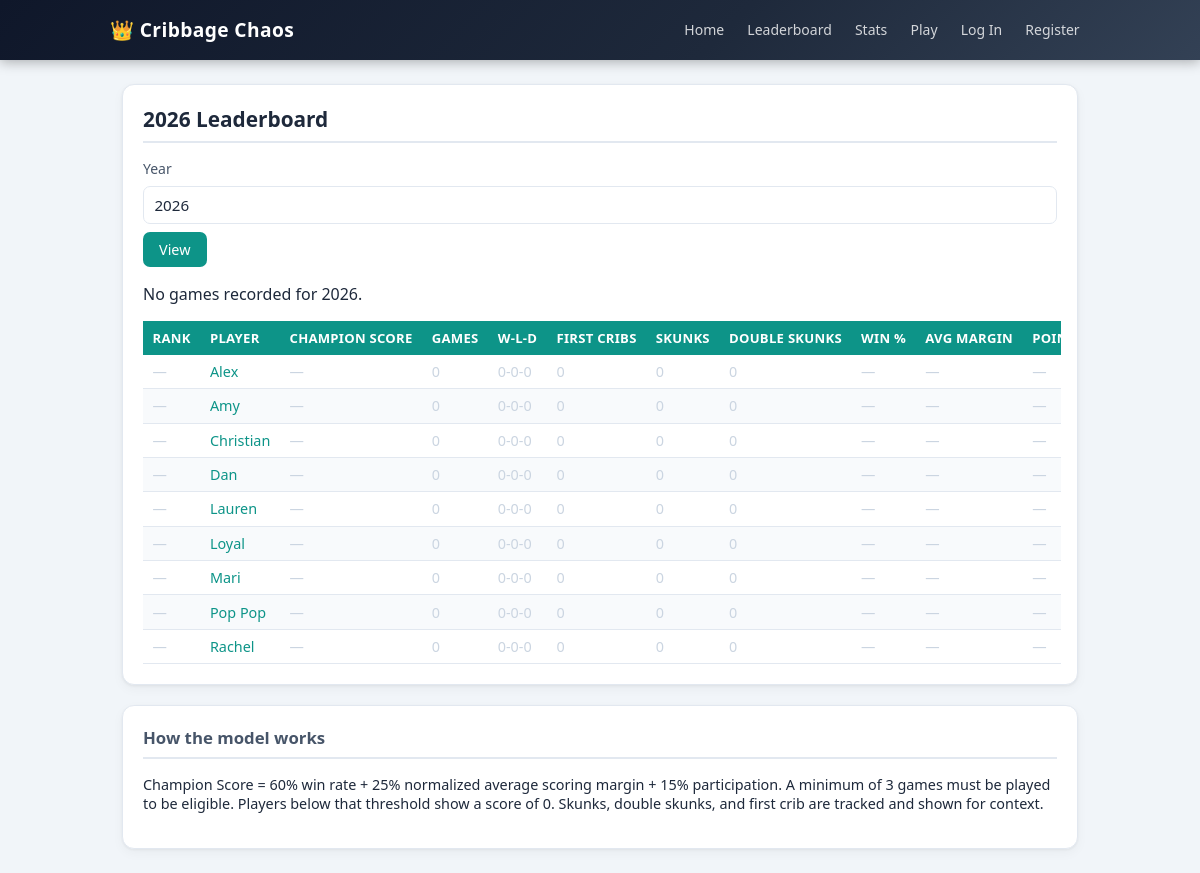
The app's page /leaderboard with its own data.
### app.py (models this page shows, shortened)
class Player(db.Model):
    __tablename__ = "players"
    id = db.Column(db.Integer, primary_key=True)
    name = db.Column(db.String(80), unique=True, nullable=False)
    created_at = db.Column(db.DateTime, nullable=False, default=datetime.utcnow)

### app.py (the view)
@app.route("/leaderboard")
def leaderboard():
    year = request.args.get("year", type=int) or date.today().year
    ranked, winner = calculate_champion_scores(year)
    return render_template("leaderboard.html", year=year, ranked=ranked, winner=winner, min_games=MIN_GAMES_FOR_CHAMPION)

### app.py (called while the page is built)
def current_user() -> "User | None":
    uid = session.get("user_id")
    if uid:
        return User.query.get(uid)
    return None

@app.context_processor
def inject_auth_context():
    u = current_user()
    return {"is_admin": bool(u and u.is_admin), "current_user": u}

### templates/leaderboard.html
{% extends "layout.html" %}
{% block content %}
<section class="panel">
  <h2>{{ year }} Leaderboard</h2>
  <form method="get" class="inline-form">
    <label for="year">Year</label>
    <input id="year" name="year" type="number" min="2000" max="2100" value="{{ year }}">
    <button type="submit">View</button>
  </form>
  {% if winner %}
    <p class="winner">Model winner: <strong><a href="{{ url_for('player_profile', player_id=winner.player.id) }}" class="player-link" style="color:inherit">{{ winner.player.name }}</a></strong> ({{ "%.2f"|format(winner.champion_score) }})</p>
  {% else %}
    <p>No games recorded for {{ year }}.</p>
  {% endif %}
  <div class="table-wrap">
  <table>
    <thead>
      <tr>
        <th>Rank</th>
        <th>Player</th>
        <th>Champion Score</th>
        <th>Games</th>
        <th>W-L-D</th>
        <th>First Cribs</th>
        <th>Skunks</th>
        <th>Double Skunks</th>
        <th>Win %</th>
        <th>Avg Margin</th>
        <th>Point Diff</th>
      </tr>
    </thead>
    <tbody>
      {% for row in ranked %}
      <tr{% if row.games == 0 %} class="row-unranked"{% elif row.games < min_games %} class="row-provisional"{% endif %}>
        <td>{% if row.games >= min_games %}{{ loop.index }}{% else %}—{% endif %}</td>
        <td><a href="{{ url_for('player_profile', player_id=row.player.id) }}" class="player-link">{{ row.player.name }}</a></td>
        <td>
          {% if row.games >= min_games %}
            {{ "%.2f"|format(row.champion_score) }}
          {% elif row.games > 0 %}
            <span class="needs-games" title="Needs {{ min_games - row.games }} more game{{ 's' if min_games - row.games != 1 }}">
              needs {{ min_games - row.games }} more
            </span>
          {% else %}
            —
          {% endif %}
        </td>
        <td>{{ row.games }}</td>
        <td>{{ row.wins }}-{{ row.losses }}-{{ row.draws }}</td>
        <td>{{ row.first_cribs }}</td>
        <td>{{ row.skunks }}</td>
        <td>{{ row.double_skunks }}</td>
        <td>{% if row.games > 0 %}{{ "%.1f"|format(row.win_rate * 100) }}%{% else %}—{% endif %}</td>
        <td>{% if row.games > 0 %}{{ "%.2f"|format(row.avg_margin) }}{% else %}—{% endif %}</td>
        <td>{% if row.games > 0 %}{{ row.point_diff }}{% else %}—{% endif %}</td>
      </tr>
      {% else %}
      <tr><td colspan="11">No players or games found.</td></tr>
      {% endfor %}
    </tbody>
  </table>
  </div>
</section>
<section class="panel small-text">
  <h3>How the model works</h3>
  <p>
    Champion Score = 60% win rate + 25% normalized average scoring margin + 15% participation.
    A minimum of 3 games must be played to be eligible. Players below that threshold show a score of 0.
    Skunks, double skunks, and first crib are tracked and shown for context.
  </p>
</section>
{% endblock %}

### static/style.css (style rules this page uses)
:root { --bg: #f1f5f9; --ink: #1e293b; --panel: #ffffff; --line: #e2e8f0; --accent: #0d9488; --accent-dark: #0f766e; --accent-light: #f0fdfa; --gold: #f59e0b; --ok: #16a34a; --err: #dc2626; }
* { box-sizing: border-box; }
body { margin: 0; font-family: system-ui, -apple-system, "Segoe UI", Roboto, sans-serif; color: var(--ink); background: var(--bg); min-height: 100vh; }
.panel { background: var(--panel); border: 1px solid var(--line); border-radius: 12px; padding: 1.25rem; margin-bottom: 1.25rem; box-shadow: 0 1px 3px rgba(0,0,0,0.06), 0 4px 12px rgba(0,0,0,0.04); }
.panel h2, .panel h3 { margin-top: 0; color: var(--ink); border-bottom: 2px solid var(--line); padding-bottom: 0.5rem; margin-bottom: 1rem; font-weight: 600; }
.panel h2 { font-size: 1.3rem; }
.panel h3 { font-size: 1.05rem; color: #475569; }
.table-wrap { overflow-x: auto; -webkit-overflow-scrolling: touch; margin: 0 -0.25rem; padding: 0 0.25rem; }
table { width: 100%; border-collapse: collapse; font-size: 0.9rem; }
th { background: var(--accent); color: white; padding: 0.5rem 0.6rem; text-align: left; white-space: nowrap; font-weight: 600; letter-spacing: 0.02em; font-size: 0.82rem; text-transform: uppercase; }
td { border-bottom: 1px solid var(--line); padding: 0.45rem 0.6rem; text-align: left; }
tbody tr:nth-child(even) td { background: #f8fafc; }
.inline-form { display: flex; gap: 0.5rem; align-items: center; flex-wrap: wrap; margin: 0.25rem 0; }
label { font-size: 0.875rem; color: #475569; font-weight: 500; }
input, select { padding: 0.5rem 0.65rem; border: 1.5px solid var(--line); border-radius: 7px; background: #fff; font-family: inherit; font-size: 0.95rem; width: 100%; color: var(--ink); transition: border-color 0.15s, box-shadow 0.15s; }
button { padding: 0.5rem 1rem; border: none; border-radius: 7px; background: var(--accent); color: white; cursor: pointer; font-family: inherit; font-size: 0.9rem; font-weight: 500; transition: background 0.15s, transform 0.1s, box-shadow 0.15s; }
.small-text { font-size: 0.9rem; }
tr.row-unranked td { color: #cbd5e1; }
.player-link { color: var(--accent); text-decoration: none; font-weight: 500; }

### records on screen
Player: player.name "Alex"
Player: player.name "Amy"
Player: player.name "Christian"
Player: player.name "Dan"
Player: player.name "Lauren"
Player: player.name "Loyal"
Player: player.name "Mari"
Player: player.name "Pop Pop"
Player: player.name "Rachel"

### other values on screen
{{ year }} "2026"
{{ row.games }} "0" "0" "0" "0" "0" "0" "0" "0" "0"
{{ row.wins }} "0" "0" "0" "0" "0" "0" "0" "0" "0"
{{ row.losses }} "0" "0" "0" "0" "0" "0" "0" "0" "0"
{{ row.draws }} "0" "0" "0" "0" "0" "0" "0" "0" "0"
{{ row.first_cribs }} "0" "0" "0" "0" "0" "0" "0" "0" "0"
{{ row.skunks }} "0" "0" "0" "0" "0" "0" "0" "0" "0"
{{ row.double_skunks }} "0" "0" "0" "0" "0" "0" "0" "0" "0"
